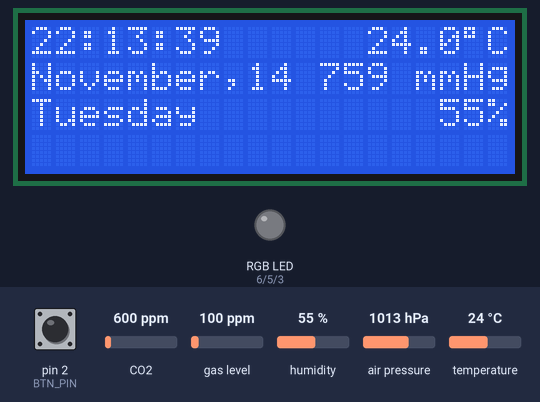
A sketch run on a simulated Arduino Uno, built with avr-gcc and run on an emulated ATmega328P. Parts: 20×4 character LCD, an RGB LED mixed from three pins (HIGH = lit). The inputs (shaded band) are chosen by the test bench; at power-on: pin 2 (BTN_PIN) HIGH, CO2 600 ppm, gas level 100 ppm, humidity 55 %, air pressure 1013 hPa, temperature 24 °C. The local clock reads 2024-03-15 10:24:30 at power-on unless the sketch sets it; what the sketch prints to the serial monitor is not drawn.

Above: at 2.9 s.
3.0 s: pin 2 (BTN_PIN) pulled LOW for 0.15 s
At 4.4 s:
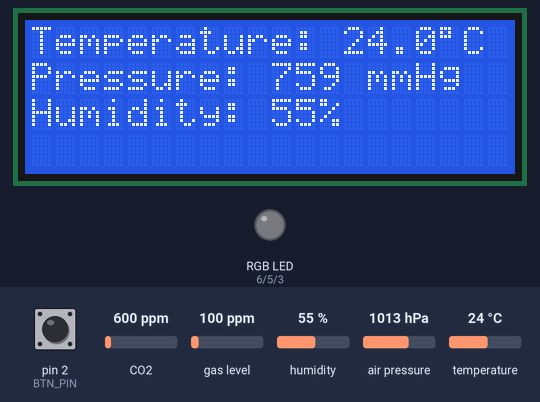
6.5 s: pin 2 (BTN_PIN) pulled LOW for 0.15 s
At 7.9 s:
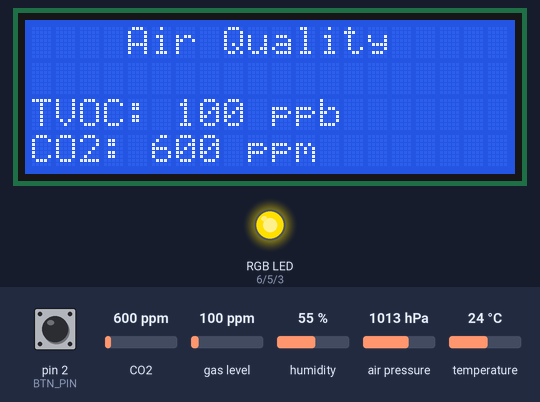
8.2 s: CO2 set to 562 ppm
At 11.0 s:
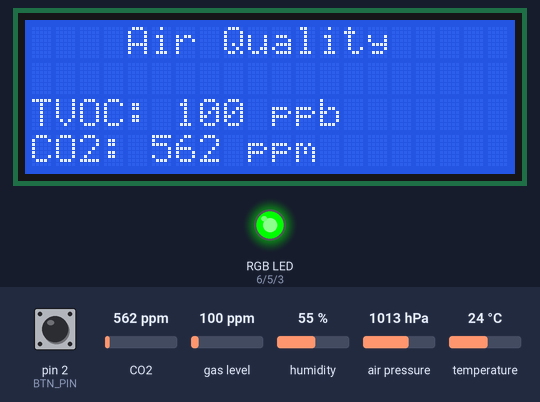
11.5 s: pin 2 (BTN_PIN) pulled LOW for 0.15 s
At 12.4 s:
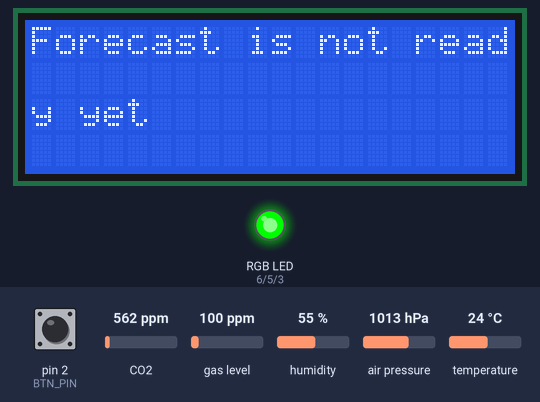
13.1 s: gas level set to 183 ppm
16.2 s: gas level set to 213 ppm
At 20.8 s:
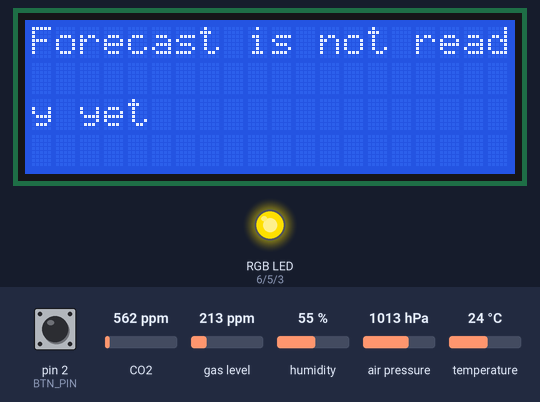
Timing chart, 0 to 22.3 s (numbered marks = the images above; inputs shaded):
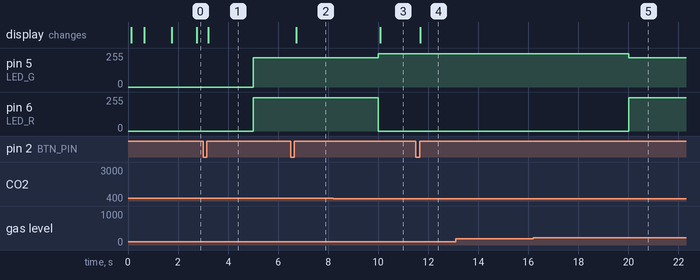

The sketch:

Meteostation.ino
```cpp
#define DEBUG 1

//time settings
#define RESET_CLOCK 1
#define TIME_FORMAT 1
/*
0 - hh:mm
1 - hh:mm:ss
2 - hh:mm AM (12 hour format)
*/

#define DATE_FORMAT 4
/*
  0 - 01.01.21
  1 - 01.01.2021
  2 - 01.01.21
      Monday
  3 - 01.01.2021
      Monday
  4 - January, 1
      Monday
  5 - Jan, 1
      Monday
*/

#define TIME_ADJUSTMENT 18 // adjust seconds

//sensors polling period
#define SENSORS_PERIOD 1000*60*5
#define PRESSURE_PERIOD 1000*60*10

//pins
#define BTN_PIN 2
#define LED_R 6
#define LED_G 5
#define LED_B 3
#define LED_COM 4
#define LED_BRIGHT_MAX 250

#include <Wire.h>
#include "RTClib.h"
#include <LiquidCrystal_I2C.h>
#include <Adafruit_Sensor.h>
#include <Adafruit_BME280.h>
#include "Adafruit_CCS811.h"

const char day0[] PROGMEM = "Sunday";
const char day1[] PROGMEM = "Monday";
const char day2[] PROGMEM = "Tuesday";
const char day3[] PROGMEM = "Wednesday";
const char day4[] PROGMEM = "Thursday";
const char day5[] PROGMEM = "Friday";
const char day6[] PROGMEM = "Saturday";
const char* const daysOfTheWeek[7] PROGMEM = {day0, day1, day2, day3, day4, day5, day6};

const char month0[] PROGMEM = "January";
const char month1[] PROGMEM = "February";
const char month2[] PROGMEM = "March";
const char month3[] PROGMEM = "April";
const char month4[] PROGMEM = "May";
const char month5[] PROGMEM = "June";
const char month6[] PROGMEM = "July";
const char month7[] PROGMEM = "August";
const char month8[] PROGMEM = "September";
const char month9[] PROGMEM = "October";
const char month10[] PROGMEM = "November";
const char month11[] PROGMEM = "December";
const char* const months[12] PROGMEM = {month0, month1, month2, month3, month4, month5, month6, month7, month8, month9, month10, month11,};

const char forecast0[] PROGMEM = "Settled fine";
const char forecast1[] PROGMEM = "Fine weather";
const char forecast2[] PROGMEM = "Becaming fine";
const char forecast3[] PROGMEM = "Fine, becoming less settled";
const char forecast4[] PROGMEM = "Fine, possible showers";
const char forecast5[] PROGMEM = "Fairly fine, improving";
const char forecast6[] PROGMEM = "Fairly fine, possible showers early";
const char forecast7[] PROGMEM = "Fairly fine, showery later";
const char forecast8[] PROGMEM = "Showery early, improving";
const char forecast9[] PROGMEM = "Changeable, mending";
const char forecast10[] PROGMEM = "Fairly fine, showers likely";
const char forecast11[] PROGMEM = "Rather unsettled clearing later";
const char forecast12[] PROGMEM = "Unsettled, probably improving";
const char forecast13[] PROGMEM = "Showery, bright intervals";
const char forecast14[] PROGMEM = "Showery, becoming less settled";
const char forecast15[] PROGMEM = "Changeable, some rain";
const char forecast16[] PROGMEM = "Unsettled, short fine intervals";
const char forecast17[] PROGMEM = "Unsettled, rain later";
const char forecast18[] PROGMEM = "Unsettled, some rain";
const char forecast19[] PROGMEM = "Mostly very unsettled";
const char forecast20[] PROGMEM = "Occasional rain, worsening";
const char forecast21[] PROGMEM = "Rain at times, very unsettled";
const char forecast22[] PROGMEM = "Rain at frequent intervals";
const char forecast23[] PROGMEM = "Rain, very unsettled";
const char forecast24[] PROGMEM = "Stormy, may improve";
const char forecast25[] PROGMEM = "Stormy, much rain";
const char* const forecast[] PROGMEM = {forecast0, forecast1, forecast2, forecast3, forecast4, forecast5, forecast6, forecast7, forecast8, forecast9, forecast10, forecast11, forecast12, forecast13,
                                        forecast14, forecast15, forecast16, forecast17, forecast18, forecast19, forecast20, forecast21, forecast22, forecast23, forecast24, forecast25};

const byte forecastIndex[] = {0, 1, 3, 7, 14, 17, 20, 21, 23, 0, 1, 4, 10, 13, 15, 18, 22, 23, 25, 0, 1, 2, 5, 6, 8, 9, 11, 12, 16, 19, 24, 25};

RTC_DS3231 rtc;
DateTime CurrentDateTime;
LiquidCrystal_I2C lcd(0x27, 20, 4);
Adafruit_CCS811 ccs;
Adafruit_BME280 bme;

uint16_t pressure;
float temp;
byte hum;
int co2, tvoc;
long pressureSample[7];
byte pressureTime[7] = {0, 1, 2 ,3, 4, 5, 6}; // моменты измерения давления (нулевой момент времени, первый и т.д)
long sumX, sumY, sumX2, sumXY;
float a;
byte samples;
int Z;
byte mode = 0;

bool btn_state = false;
bool btn_click = false;
bool btn_hold = false;
bool btn_isPressed = false;
bool btn_OneClick = false;
bool btn_isHolded = false;
uint32_t timer;
uint16_t timeout = 500;

uint32_t sensorsTimer;
uint32_t pressureSampleTimer;
uint32_t clockTimer;
uint32_t airTimer;

void timeToString(int hours, int minutes, int seconds, char* timeString){
  int time[3];
  if(seconds > 59){
    seconds -= 60;
    minutes++;
    if (minutes > 59){
      minutes -= 60;
      hours++;
      if (hours > 23){
        hours = 0;
      }
    }
  }
  time[0] = hours;
  time[1] = minutes;
  time[2] = seconds;
  char buffer[3];
  int bufferLength;
  int j = 0;
  for (byte i = 0; i < 3; i++){
    itoa(time[i], buffer, 10);
    bufferLength = strlen(buffer);
    if (bufferLength < 2){
      timeString[j] = '0';
      timeString[j+1] = buffer[0];
    }
    else{
      timeString[j] = buffer[0];
      timeString[j+1] = buffer[1];
    }
    j += 3;
  }
}

void setDateTime(){
  char time[] = __TIME__;
  char date[] = __DATE__;
  byte hours = atoi(strtok(time, ":"));
  byte minutes = atoi(strtok(NULL, ":"));
  byte seconds = atoi(strtok(NULL, ":"));
  seconds += TIME_ADJUSTMENT; // adjust time
  timeToString(hours, minutes, seconds, time);
  rtc.adjust(DateTime(date, time));
}

void clearLcdRowSection(byte column, byte row, byte length){
  lcd.setCursor(column, row);
  for(int i = 0; i < length; i++){
    lcd.print(" ");
  }
}

void displayDateTime(){
   lcd.setCursor(0, 0);
   CurrentDateTime = rtc.now();
   if(isMidnight()) lcd.clear();

   #if(TIME_FORMAT == 0)
    char timeFormat[] = "hh:mm";
   #elif(TIME_FORMAT == 1)
    char timeFormat[] = "hh:mm:ss";
   #elif(TIME_FORMAT == 2)
    char timeFormat[] = "hh:mm AP";
   #else
    char timeFormat[] = "hh:mm";
   #endif

   lcd.print(CurrentDateTime.toString(timeFormat));
   lcd.setCursor(0, 1);

   #if(DATE_FORMAT == 0)
    char dateFormat[] = "DD.MM.YY";
    lcd.print(CurrentDateTime.toString(dateFormat));
   #elif(DATE_FORMAT == 1)
    char dateFormat[] = "DD.MM.YYYY";
    lcd.print(CurrentDateTime.toString(dateFormat));
   #elif(DATE_FORMAT == 2)
    char dateFormat[] = "DD.MM.YY";
    lcd.print(CurrentDateTime.toString(dateFormat));
    clearLcdRowSection(0, 2, strlen_P(pgm_read_word(&daysOfTheWeek[CurrentDateTime.dayOfTheWeek()])));
    lcd.setCursor(0,2);
    lcdPrintStringFromPGM(&daysOfTheWeek[CurrentDateTime.dayOfTheWeek()]);
   #elif(DATE_FORMAT == 3)
    char dateFormat[] = "DD.MM.YYYY";
    lcd.print(CurrentDateTime.toString(dateFormat));
    clearLcdRowSection(0, 2, strlen_P(pgm_read_word(&daysOfTheWeek[CurrentDateTime.dayOfTheWeek()])));
    lcd.setCursor(0,2);
    lcdPrintStringFromPGM(&daysOfTheWeek[CurrentDateTime.dayOfTheWeek()]);
   #elif(DATE_FORMAT == 4)
    lcd.setCursor(0,1);
    lcdPrintStringFromPGM(&months[CurrentDateTime.month()-1]);
    lcd.print(",");
    lcd.print(CurrentDateTime.day());
    lcd.setCursor(0,2);
    lcdPrintStringFromPGM(&daysOfTheWeek[CurrentDateTime.dayOfTheWeek()]);
   #elif(DATE_FORMAT == 5)
    char dateFormat[] = "MMM, DD";
    lcd.print(CurrentDateTime.toString(dateFormat));
    clearLcdRowSection(0, 2, strlen_P(pgm_read_word(&daysOfTheWeek[CurrentDateTime.dayOfTheWeek()])));
    lcd.setCursor(0,2);
    lcdPrintStringFromPGM(&daysOfTheWeek[CurrentDateTime.dayOfTheWeek()]);
  #endif
}

// 0 - turn off, 1 - green, 2 - yellow, 3 - red
void setLEDColor(byte color){
  analogWrite(LED_R, 0);
  analogWrite(LED_G, 0);
  analogWrite(LED_B, 0);

  switch(color){
    case 0: break;
    case 1:
      analogWrite(LED_G, LED_BRIGHT_MAX);
      break;
    case 2:
      analogWrite(LED_R, LED_BRIGHT_MAX);
      analogWrite(LED_G, LED_BRIGHT_MAX-30);
      break;
    case 3:
      analogWrite(LED_R, LED_BRIGHT_MAX);
      break;
  }
}

void setup() {
  Serial.begin(9600);
  pinMode(2, INPUT_PULLUP);
  pinMode(LED_R, OUTPUT);
  pinMode(LED_G, OUTPUT);
  pinMode(LED_B, OUTPUT);
  digitalWrite(LED_COM, LOW);
  setLEDColor(0);

  lcd.begin();
  lcd.backlight();
  //lcd.noBacklight();
  lcd.clear();

  #if(DEBUG == 1)
    delay(50);
    if(rtc.begin()){
      Serial.println(F("RTC - OK"));
      lcd.print(F("RTC - OK"));
    }
    else{
      Serial.println(F("RTC - ERROR"));
      lcd.print(F("RTC - ERROR"));
    }
    lcd.setCursor(0, 1);
    delay(500);
    if(ccs.begin()){
      Serial.println(F("CCS811 - OK"));
      lcd.print(F("CCS811 - OK"));
    }
    else{
      Serial.println(F("CCS811 - ERROR"));
      lcd.print(F("CCS811 - ERROR"));
    }
    lcd.setCursor(0, 2);
    if(bme.begin(0x76)){
      Serial.println(F("BME280 - OK"));
      lcd.print(F("BME - OK"));
    }
    else{
      Serial.println(F("BME280 - ERROR"));
      lcd.print(F("BME - ERROR"));
    }
    delay(1000);
  #else
    rtc.begin();
    ccs.begin();
    bme.begin(0x76);
  #endif

  if (RESET_CLOCK || rtc.lostPower()){
    setDateTime();
  }

  bme.setSampling(Adafruit_BME280::MODE_FORCED,
                  Adafruit_BME280::SAMPLING_X1, //temperature
                  Adafruit_BME280::SAMPLING_X1, //pressure
                  Adafruit_BME280::SAMPLING_X1, //humidity
                  Adafruit_BME280::FILTER_OFF);

  lcd.clear();

  takePressureSample();

  readSensors();

  if(mode == 0){
    displayShortSensors();
    displayDateTime();
  }
}


void buttonTick(){
  bool btn_flag = !digitalRead(2);
  if(btn_flag == true && btn_state == false && (millis() - timer) > 100){
    btn_state = true;
    btn_click = true;
    timer = millis();
  }
  if(btn_flag == false && btn_state == true && (millis() - timer) > 100){
    btn_state = false;
    if(btn_click){
      btn_click = false;
      btn_OneClick = true;
    }
    btn_hold = false;
    timer = millis();
  }
  if(btn_flag == true && btn_state == true && (millis() - timer) > timeout && btn_hold == false){
    btn_hold = true;
    btn_isHolded = true;
    btn_click = false;
    timer = millis();
  }
}

bool isOneClick(){
  if(btn_OneClick){
    btn_OneClick = false;
    return true;
  } else return false;
}

bool isBtnHolded(){
  if(btn_isHolded){
    btn_isHolded = false;
    return true;
  } else return false;
}


void loop() {

  if(mode == 0 && millis() - clockTimer >= 1000){
    clockTimer = millis();
    displayDateTime();
    if(isMidnight()) displayShortSensors();
  }

  if(millis() - sensorsTimer >(long)SENSORS_PERIOD){
    sensorsTimer = millis();
    readSensors();
  }

  if(millis() - pressureSampleTimer >= (long)PRESSURE_PERIOD){
    pressureSampleTimer = millis();
    takePressureSample();
  }

  if(millis() - airTimer >= 5000){
    airTimer = millis();
    checkAirQuality();
  }

  buttonTick();
  modeChange();

}
```

functions.ino
```cpp
void takePressureSample(){
  bme.takeForcedMeasurement();

  if(pressureSample[6] == 0) samples = 0;
  else samples++;

  Serial.println("Samples: " + String(samples));

  for(byte i = 0; i < 6; i++){
    pressureSample[i] = pressureSample[i+1];
    Serial.println(pressureSample[i]);
  }
  pressureSample[6] = bme.readPressure();
  Serial.println(pressureSample[6]);

  if(samples == 6) makeForecast();
}

void readSensors(){
  bme.takeForcedMeasurement();
  //temp = bme.readTemperature();
  temp = rtc.getTemperature();
  pressure = bme.readPressure() * 0.0075; // Pa => mmHg
  hum = bme.readHumidity();
  if(mode == 0) displayShortSensors();
  if(mode == 1) displaySensors();
}


void checkAirQuality(){
if(ccs.available()){
    if(!ccs.readData()){
      co2 = ccs.geteCO2();
      tvoc = ccs.getTVOC();
      ccs.setEnvironmentalData(temp, hum);

       if(co2 < 600 && tvoc < 200)
          setLEDColor(1);
       else
          if(co2 > 1000 || tvoc > 600)
            setLEDColor(3);
          else setLEDColor(2);
    }
  }
  if(mode == 2) displayAir();
}

//temp, hum, pressure
void displayShortSensors(){
  lcd.setCursor(14, 0);
  lcd.print(String(temp, 1));
  lcd.write(0xDF);
  lcd.print("C");
  lcd.setCursor(12, 1);
  lcd.print(String(pressure) + " " + "mmHg");
  if(hum < 100) lcd.setCursor(17, 2);
  else lcd.setCursor(16, 2);
  lcd.print(String(hum) + "%");
}

void displayAir(){
  lcd.setCursor(4, 0);
  lcd.print("Air Quality");
  lcd.setCursor(0, 2);
  lcd.print("TVOC: ");
  lcd.print("              ");
  lcd.setCursor(6, 2);
  lcd.print(String(tvoc) + " ppb");
  lcd.setCursor(0, 3);
  lcd.print("CO2: ");
  lcd.print("               ");
  lcd.setCursor(5, 3);
  lcd.print(String(co2) + " ppm");

//**************DEBUG********************//
//***************************************//

  Serial.println("******Air Quality******");
  Serial.print("TVOC: ");
  Serial.println(tvoc);
  Serial.print("CO2: ");
  Serial.println(co2);
  Serial.println("*********************");
  Serial.println();

//**************************************//
}

void displaySensors(){
  lcd.setCursor(0, 0);
  lcd.print("Temperature: ");
  lcd.print(String(temp, 1));
  lcd.write(0xDF);
  lcd.print("C");
  lcd.setCursor(0, 1);
  lcd.print("Pressure: ");
  lcd.print(String(pressure) + " " + "mmHg");
  lcd.setCursor(0,2);
  lcd.print("Humidity: ");
  lcd.print(String(hum) + "%");

//**************DEBUG********************//

  Serial.println("********************");
  Serial.print("Temperature: ");
  Serial.println(String(temp, 2));
  Serial.print("Pressure: ");
  Serial.println(String(pressure) + " " + "mmHg");
  Serial.print("Humidity: ");
  Serial.println(String(hum) + "%");
  Serial.println("**********************");
  Serial.println();

//**************************************//
}

void makeForecast(){
  samples = 0;
  long pressureNow = bme.readPressure()/100; // Па => гПа
//****************DEBUG**********************//
  Serial.println("Pressure array:");
   for(byte i = 0; i < 7; i++){
    Serial.println(pressureSample[i]);
  }
  Serial.println();
//******************************************//

  // linear approximation
  sumX = 0;
  sumY = 0;
  sumX2 = 0;
  sumXY = 0;

  for(byte i = 0; i < 7; i++){
    sumX += pressureTime[i];
    sumY += pressureSample[i];
    sumX2 += pressureTime[i] * pressureTime[i];
    sumXY += pressureSample[i] * pressureTime[i];
  }

  a = 7 * sumXY;
  a = a - (long)sumX*sumY;
  a = (float)(a / (7 * sumX2 - sumX * sumX));

  int delta = a*6; // разница между приближёнными значениями давления час назад и в текущий момент

//********DEBUG**********//
  Serial.print("a = ");
  Serial.println(a);
  Serial.print("delta = ");
  Serial.println(delta);
  Serial.println();
//************************//

  //Zambretti forecast:

  byte month = CurrentDateTime.month();
  //falling
  if(delta < 0 && abs(delta) > 15){                // if delta is less than 15 it is not considered as a pressure change
    Z = round(130 - (pressureNow / 8.1));
    if(month <= 12 && month > 9) Z++;
    if(month > 3 && month <10) Z += 2;

//***********DEBUG***************//
    Serial.println(F("FALLING"));
    Serial.print("Z = ");
    Serial.println(Z);
    Serial.println();
//******************************//
  }
  //raising
  if(delta > 0 && abs(delta) > 15){
    Z = round(179 - ((2*pressureNow) / 12.9));
    if(month <= 12 && month > 9) Z--;
    if(month > 3 && month <10) Z -= 2;

//***********DEBUG***************//
    Serial.println(F("RISING"));
    Serial.print(F("Z = "));
    Serial.print(Z);
    Serial.println();
//*******************************//
  }
  //settled
  if(delta > -15 && delta < 15){
    Z = round(147 - ((5*pressureNow) / 37.6));

//************DEBUG****************//
    Serial.println(F("SETTELED"));
    Serial.print("Z = ");
    Serial.print(Z);
    Serial.println();
//********************************//
  }

  if(mode == 3) displayForecast();
}

void displayForecast(){
  lcd.clear();
  if(pressureSample[0] == 0)
     lcd.print("Forecast is not ready yet"); // if an hour hasn`t passsed and the forecast isn`t ready
  else lcdPrintStringFromPGM(&forecast[forecastIndex[Z-1]]);
}

void lcdPrintStringFromPGM(char** stringPointerAddress){
    uint16_t stringPtr = pgm_read_word(stringPointerAddress);
    while(pgm_read_byte(stringPtr) != NULL){
      lcd.print(char(pgm_read_byte(stringPtr)));
      stringPtr++;
    }
}

void modeChange(){
  bool changeMode = false;
  if(isOneClick()){
    changeMode = true;
    mode++;
    if(mode > 3) mode = 0;
  }
  if(isBtnHolded()){
    changeMode = true;
    mode = 0;
  }
  if(changeMode == true){
    lcd.clear();
    switch(mode){
      case 0:
        displayDateTime();
        displayShortSensors();
        break;
      case 1: displaySensors();
        break;
      case 2: displayAir();
        break;
      case 3: displayForecast();
        break;
    }
  }
}

bool isMidnight(){
  if(CurrentDateTime.hour() == 0 && CurrentDateTime.minute() == 0 && CurrentDateTime.second() == 0)
    return true;
  else return false;
}
```

Measured:
- the behaviour switches between 600 and 599 ppm on CO2 (found by bisection; images 2 and 3)
- the behaviour switches between 199 and 200 ppm on gas level (found by bisection; images 4 and 5)
- after the input at 3.0 s, the display: changes after 0.20 s (image 1)
- after the input at 6.5 s, the display: changes after 0.22 s (image 2)
- after the input at 8.2 s, pin 5 (LED_G): 220/255 → 250/255 after 1.8 s; pin 6 (LED_R): 250/255 → 0/255 after 1.8 s; the display: changes after 1.9 s (image 3)
- after the input at 11.5 s, the display: changes after 0.18 s (image 4)
- after the input at 16.2 s, pin 5 (LED_G): 250/255 → 220/255 after 3.8 s; pin 6 (LED_R): 0/255 → 250/255 after 3.8 s
